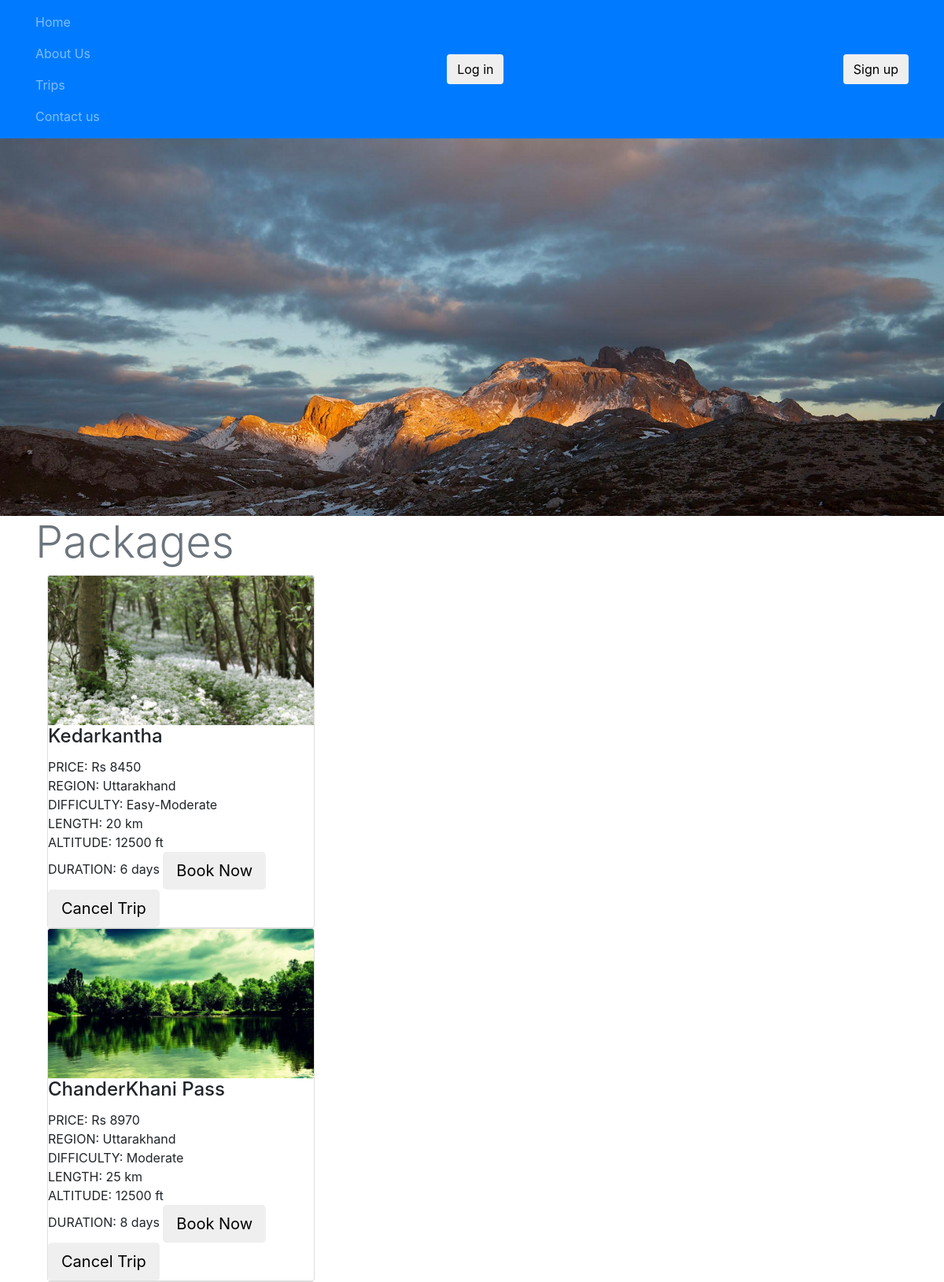
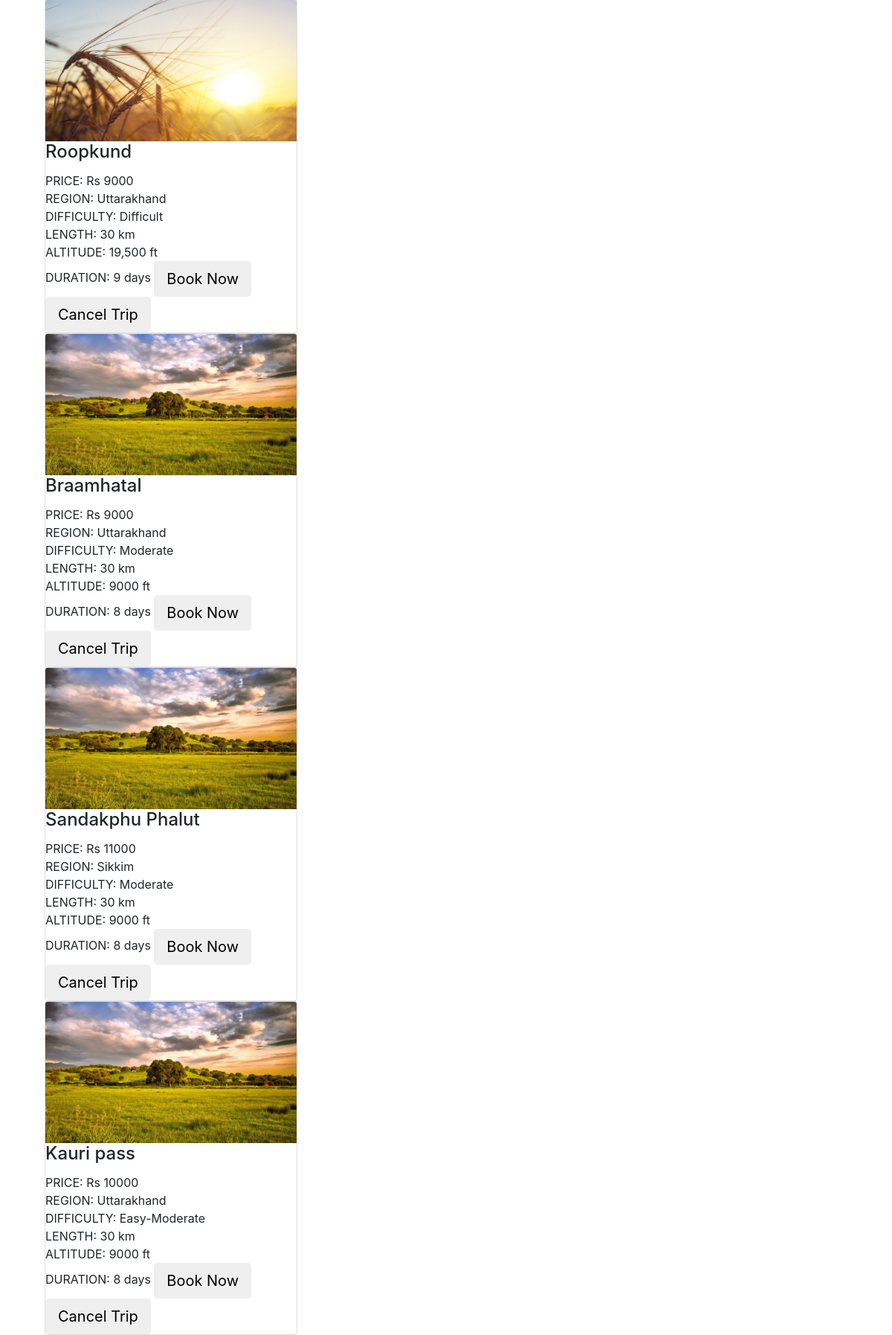
The page / (upper part) on the database its author committed (2 pictures, top to bottom).
### tables this page shows
CREATE TABLE `trips` (
  `id` int(11) NOT NULL,
  `title` varchar(255) NOT NULL,
  `img` varchar(255) NOT NULL,
  `price` varchar(255) NOT NULL,
  `region` varchar(255) NOT NULL,
  `difficulty` varchar(255) NOT NULL,
  `length` varchar(255) NOT NULL,
  `altitude` varchar(255) NOT NULL,
  `duration` varchar(255) NOT NULL,
  `members` mediumtext NOT NULL
);

### index.php (the view, shortened to what this page needs)
<?php
require_once 'util/conn.php';
$sql = "SELECT * FROM trips";
$res = $con -> query($sql);
?>
<!DOCTYPE html>
<html lang="en">
  <head>
		<link rel="stylesheet" href="https://maxcdn.bootstrapcdn.com/bootstrap/4.0.0-alpha.2/css/bootstrap.min.css">
		<link rel="stylesheet" href="css/custom.css">
  </head>
  <body id="home" data-spy="scroll" data-target=".navbar" data-offset="100">
		<nav class="navbar navbar-dark bg-primary navbar-fixed-top">
			<div class="container">
				<ul class="nav navbar-nav">
					<li class="nav-item">
						<a class="nav-link" href="index.php">Home <span class="sr-only">(current)</span></a>
					</li>
					<li class="nav-item">
						<a class="nav-link" href="aboutus.php">About Us</a>
					</li>
					<li class="nav-item">
						<a class="nav-link" href="#packages">Trips</a>
          </li>
          <li class="nav-item">
						<a class="nav-link" href="contactus.php">Contact us</a>
					</li>
				</ul>
        <?php if(isset($_SESSION["id"])){ ?>
          <div class="pull-sm-right" style="margin-left: 10px"> Welcome, <?php echo $_SESSION["username"] ?>! </div>
          <a href="util/logout.php"><button type="button" class="btn btn-success-outline btn-md pull-sm-right" >Logout</button></a>
        <?php
        }else{
          echo '
				<button type="button" class="btn btn-success-outline btn-md pull-sm-right" style="margin-left: 10px" data-toggle="modal" data-target="#login">Log in</button>
        <button type="button" class="btn btn-success-outline btn-md pull-sm-right" data-toggle="modal" data-target="#register">Sign up</button>';
        }
        ?>
			</div>
		</nav>
		<div id="carouselExampleSlidesOnly" class="carousel slide" data-ride="carousel">
  <div class="carousel-inner">
    <div class="carousel-item active">
      <img class="d-block w-100" src="img/02.jpg" alt="First slide">
    </div>
  </div>
</div>
		<div class="container p-t-2">
			<h2 id="packages" class="display-4 text-xs-center m-y-3 text-muted">Packages</h2>
      <?php while($row = $res -> fetch_assoc()){ ?>
				<div class="col-md-6 col-lg-4">
					<div class="card">
						<img class="card-img-top img-fluid" src="<?php echo $row["img"] ?>" alt="Card image cap">
						<div class="card-block">
							<h4 class="card-title"><?php echo $row["title"] ?></h4>
							<p class="card-text">
                PRICE: Rs <?php echo $row["price"] ?> <br>
                REGION: <?php echo $row["region"] ?><br>
                DIFFICULTY: <?php echo $row["difficulty"] ?> <br>
                LENGTH: <?php echo $row["length"] ?> km <br>
                ALTITUDE: <?php echo $row["altitude"] ?> ft <br>
                DURATION: <?php echo $row["duration"] ?> days
								<button type="button" class="btn btn-info-outline btn-lg center-block m-y-1" data-toggle="modal"
                <?php if(isset($_SESSION["id"])){ ?>
                data-target="#booknow"
                <?php }else{ ?>
                data-target="#register"
                <?php } ?>
                >Book Now</button>
                <button type="button" class="btn btn-info-outline btn-lg center-block m-y-1" data-toggle="modal"
                <?php if(isset($_SESSION["id"])){ ?>
                data-target="#cancel"
                <?php }else{ ?>
                data-target="#register"
                <?php } ?>
                >Cancel Trip</button>
              </p>
						</div>
					</div>
        </div>
      <?php } ?>
    </div>
  </body>
</html>

### css/custom.css (style rules this page uses)
.btn, .active { transition: .4s; }

### rows shown on the page
trips: img (picture), title "Kedarkantha", price "8450", region "Uttarakhand", difficulty "Easy-Moderate", length "20", altitude "12500", duration "6"
trips: img (picture), title "ChanderKhani Pass", price "8970", region "Uttarakhand", difficulty "Moderate", length "25", altitude "12500", duration "8"
trips: img (picture), title "Roopkund", price "9000", region "Uttarakhand", difficulty "Difficult", length "30", altitude "19,500", duration "9"
trips: img (picture), title "Braamhatal", price "9000", region "Uttarakhand", difficulty "Moderate", length "30", altitude "9000", duration "8"
trips: img (picture), title "Sandakphu Phalut", price "11000", region "Sikkim", difficulty "Moderate", length "30", altitude "9000", duration "8"
trips: img (picture), title "Kauri pass", price "10000", region "Uttarakhand", difficulty "Easy-Moderate", length "30", altitude "9000", duration "8"
